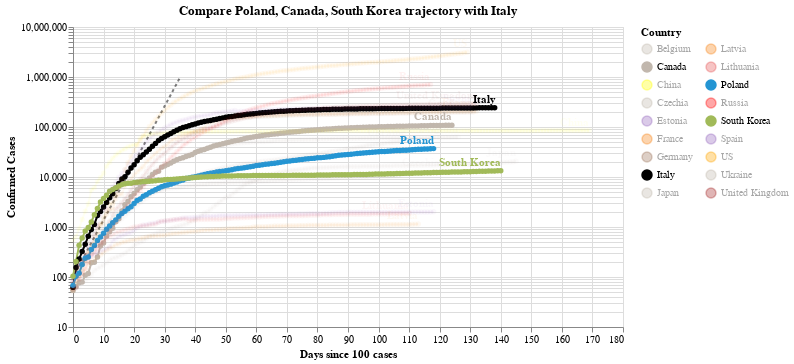

Notebook code cell kept with this figure:
### Code cell
#hide_input
chart3 = make_since_chart(dff2, ['Poland', 'Canada', 'South Korea'], baseline_countries)
chart3

### Figure 1 — Vega-Lite specification as saved in the notebook (floating-point values rounded to 4 significant figures; data arrays with more than 128 entries replaced by an {"elided": "..."} marker saying what was removed)
{"config": {"view": {"continuousWidth": 400, "continuousHeight": 300}}, "layer": [{"data": {"name": "data-628230001892d6798b50651be41d1b3e"}, "mark": {"type": "line", "color": "black", "opacity": 0.5, "strokeDash": [3, 3]}, "encoding": {"x": {"type": "quantitative", "field": "Days since 100 cases"}, "y": {"type": "quantitative", "field": "Confirmed Cases"}}}, {"data": {"name": "data-357b900c7b83f1b29d8770a55003eff0"}, "mark": {"type": "line", "point": true}, "encoding": {"color": {"type": "nominal", "field": "Country", "legend": {"columns": 2}, "scale": {"domain": ["Belgium", "Canada", "China", "Czechia", "Estonia", "France", "Germany", "Italy", "Japan", "Latvia", "Lithuania", "Poland", "Russia", "South Korea", "Spain", "US", "Ukraine", "United Kingdom"], "range": ["#C1B7AD", "#C1B7AD", "yellow", "#C1B7AD", "#9467bd", "#F58518", "#9D755D", "black", "#C1B7AD", "#F58518", "#E45756", "#2495D3", "red", "#A1BA59", "#9467bd", "orange", "#C1B7AD", "brown"]}}, "opacity": {"condition": {"value": 1, "selection": "selector001"}, "value": 0.05}, "tooltip": [{"type": "nominal", "field": "Country"}, {"type": "temporal", "field": "Date"}, {"type": "quantitative", "field": "Confirmed Cases"}, {"type": "quantitative", "field": "Days since 100 cases"}], "x": {"type": "quantitative", "field": "Days since 100 cases"}, "y": {"type": "quantitative", "field": "Confirmed Cases", "scale": {"type": "log"}}}, "selection": {"selector001": {"type": "multi", "fields": ["Country"], "bind": "legend", "init": [{"Country": "Poland"}, {"Country": "Canada"}, {"Country": "South Korea"}, {"Country": "Italy"}]}}, "width": 550}, {"data": {"name": "data-357b900c7b83f1b29d8770a55003eff0"}, "mark": {"type": "text", "align": "right", "dy": -8, "fontWeight": "bold"}, "encoding": {"color": {"type": "nominal", "field": "Country", "legend": {"columns": 2}, "scale": {"domain": ["Belgium", "Canada", "China", "Czechia", "Estonia", "France", "Germany", "Italy", "Japan", "Latvia", "Lithuania", "Poland", "Russia", "South Korea", "Spain", "US", "Ukraine", "United Kingdom"], "range": ["#C1B7AD", "#C1B7AD", "yellow", "#C1B7AD", "#9467bd", "#F58518", "#9D755D", "black", "#C1B7AD", "#F58518", "#E45756", "#2495D3", "red", "#A1BA59", "#9467bd", "orange", "#C1B7AD", "brown"]}}, "opacity": {"condition": {"value": 1, "selection": "selector001"}, "value": 0.05}, "text": {"type": "nominal", "field": "Country"}, "tooltip": [{"type": "nominal", "field": "Country"}, {"type": "temporal", "field": "Date"}, {"type": "quantitative", "field": "Confirmed Cases"}, {"type": "quantitative", "field": "Days since 100 cases"}], "x": {"type": "quantitative", "field": "Days since 100 cases"}, "y": {"type": "quantitative", "field": "Confirmed Cases", "scale": {"type": "log"}}}, "transform": [{"filter": "(datum['Date'] >= 1594252800000)"}], "width": 550}], "title": "Compare Poland, Canada, South Korea trajectory with Italy", "$schema": "https://vega.github.io/schema/vega-lite/v4.0.2.json", "datasets": {"data-628230001892d6798b50651be41d1b3e": [{"Days since 100 cases": 0, "Confirmed Cases": 100.0}, {"Days since 100 cases": 1, "Confirmed Cases": 130.0}, {"Days since 100 cases": 2, "Confirmed Cases": 169.0}, {"Days since 100 cases": 3, "Confirmed Cases": 219.7}, {"Days since 100 cases": 4, "Confirmed Cases": 285.6}, {"Days since 100 cases": 5, "Confirmed Cases": 371.3}, {"Days since 100 cases": 6, "Confirmed Cases": 482.7}, {"Days since 100 cases": 7, "Confirmed Cases": 627.5}, {"Days since 100 cases": 8, "Confirmed Cases": 815.7}, {"Days since 100 cases": 9, "Confirmed Cases": 1060.0}, {"Days since 100 cases": 10, "Confirmed Cases": 1379.0}, {"Days since 100 cases": 11, "Confirmed Cases": 1792.0}, {"Days since 100 cases": 12, "Confirmed Cases": 2330.0}, {"Days since 100 cases": 13, "Confirmed Cases": 3029.0}, {"Days since 100 cases": 14, "Confirmed Cases": 3937.0}, {"Days since 100 cases": 15, "Confirmed Cases": 5119.0}, {"Days since 100 cases": 16, "Confirmed Cases": 6654.0}, {"Days since 100 cases": 17, "Confirmed Cases": 8650.0}, {"Days since 100 cases": 18, "Confirmed Cases": 11250.0}, {"Days since 100 cases": 19, "Confirmed Cases": 14620.0}, {"Days since 100 cases": 20, "Confirmed Cases": 19000.0}, {"Days since 100 cases": 21, "Confirmed Cases": 24710.0}, {"Days since 100 cases": 22, "Confirmed Cases": 32120.0}, {"Days since 100 cases": 23, "Confirmed Cases": 41750.0}, {"Days since 100 cases": 24, "Confirmed Cases": 54280.0}, {"Days since 100 cases": 25, "Confirmed Cases": 70560.0}, {"Days since 100 cases": 26, "Confirmed Cases": 91730.0}, {"Days since 100 cases": 27, "Confirmed Cases": 119300.0}, {"Days since 100 cases": 28, "Confirmed Cases": 155000.0}, {"Days since 100 cases": 29, "Confirmed Cases": 201500.0}, {"Days since 100 cases": 30, "Confirmed Cases": 262000.0}, {"Days since 100 cases": 31, "Confirmed Cases": 340600.0}, {"Days since 100 cases": 32, "Confirmed Cases": 442800.0}, {"Days since 100 cases": 33, "Confirmed Cases": 575600.0}, {"Days since 100 cases": 34, "Confirmed Cases": 748300.0}, {"Days since 100 cases": 35, "Confirmed Cases": 972800.0}], "data-357b900c7b83f1b29d8770a55003eff0": {"elided": "2319 records"}}}
